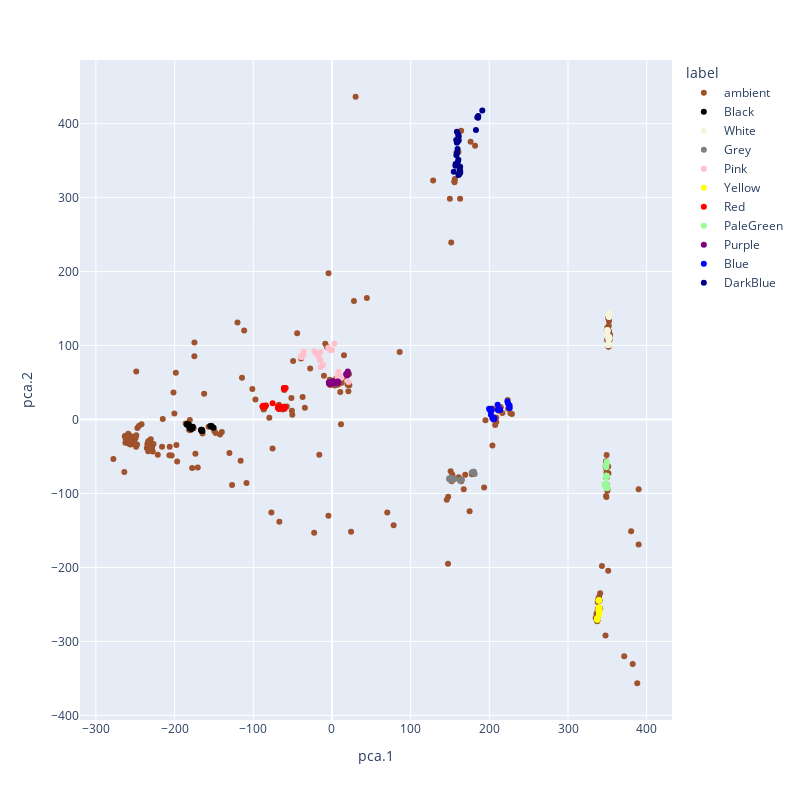

The notebook cell this image was saved under:
### Code cell
def pca_transform_2d(data, columns = ['r', 'g', 'b']):
    from sklearn.decomposition import PCA
  
    pca = PCA(2)
    data = data.dropna(subset=columns)
    
    X = data[columns]
    dd = pca.fit_transform(X)
    df = pandas.DataFrame(dd, columns=['pca.1', 'pca.2'], index=data.index)
    return df

def plot_colors_2d(data, color_map={}):

    pca_data = pca_transform_2d(data)
    modded = pandas.merge(data, pca_data, right_index=True, left_index=True).reset_index()
    
    import plotly.express
    # FIXME: plot with (approximately) correct colors
    fig = plotly.express.scatter(modded, x='pca.1', y='pca.2',
                                 color='label',
                                 hover_data=['filename'],
                                 color_discrete_map=color_map,
                                 height=800, width=800)
    return fig

fig = plot_colors_2d(labeled_data, color_map=cards_color_map)
fig

### Figure 1 — Plotly figure (JSON) as saved in the notebook; plotly's stock layout.template omitted (floating-point values rounded to 4 significant figures; data arrays with more than 128 entries replaced by an {"elided": "..."} marker saying what was removed)
{"data": [{"customdata": {"elided": "451x1 str values"}, "hovertemplate": "label=ambient<br>pca.1=%{x}<br>pca.2=%{y}<br>filename=%{customdata[0]}<extra></extra>", "legendgroup": "ambient", "marker": {"color": "Sienna", "symbol": "circle"}, "mode": "markers", "name": "ambient", "orientation": "v", "showlegend": true, "type": "scatter", "visible": true, "x": {"elided": "451 float values"}, "xaxis": "x", "y": {"elided": "451 float values"}, "yaxis": "y"}, {"customdata": [["cards-2hz-100ms-2.csv"], ["cards-2hz-100ms-2.csv"], ["cards-2hz-100ms-2.csv"], ["cards-2hz-100ms-2.csv"], ["cards-2hz-100ms-2.csv"], ["cards-2hz-100ms-5.csv"], ["cards-2hz-100ms-5.csv"], ["cards-2hz-100ms-5.csv"], ["cards-2hz-100ms-5.csv"], ["cards-2hz-100ms-5.csv"], ["cards-2hz-100ms-5.csv"], ["cards-2hz-100ms-5.csv"], ["cards-2hz-100ms-3.csv"], ["cards-2hz-100ms-3.csv"], ["cards-2hz-100ms-3.csv"], ["cards-2hz-100ms-3.csv"], ["cards-2hz-100ms-3.csv"], ["cards-2hz-100ms-3.csv"], ["cards-2hz-100ms-3.csv"], ["cards-2hz-100ms-3.csv"], ["cards-2hz-100ms-4.csv"], ["cards-2hz-100ms-4.csv"], ["cards-2hz-100ms-4.csv"], ["cards-2hz-100ms-4.csv"], ["cards-2hz-100ms-4.csv"], ["cards-2hz-100ms-4.csv"], ["cards-2hz-100ms-4.csv"], ["cards-2hz-100ms-4.csv"], ["cards-2hz-100ms-4.csv"]], "hovertemplate": "label=Black<br>pca.1=%{x}<br>pca.2=%{y}<br>filename=%{customdata[0]}<extra></extra>", "legendgroup": "Black", "marker": {"color": "Black", "symbol": "circle"}, "mode": "markers", "name": "Black", "orientation": "v", "showlegend": true, "type": "scatter", "x": [-150.5, -153.1, -153.1, -154.7, -153.1, -164.7, -165.8, -165.4, -165.4, -166.3, -165.8, -166.3, -182.0, -184.1, -182.0, -183.5, -183.6, -184.5, -184.4, -183.0, -180.6, -178.6, -179.2, -179.1, -178.3, -179.0, -178.2, -177.6, -176.8], "xaxis": "x", "y": [-11.02, -9.565, -9.565, -8.676, -9.565, -15.47, -13.72, -15.07, -15.07, -14.59, -13.72, -14.59, -7.889, -6.762, -6.781, -7.082, -7.0, -6.514, -6.597, -6.212, -12.21, -11.03, -11.82, -11.9, -12.31, -11.99, -12.39, -11.6, -9.874], "yaxis": "y"}, {"customdata": [["cards-2hz-100ms-2.csv"], ["cards-2hz-100ms-2.csv"], ["cards-2hz-100ms-2.csv"], ["cards-2hz-100ms-2.csv"], ["cards-2hz-100ms-2.csv"], ["cards-2hz-100ms-2.csv"], ["cards-2hz-100ms-5.csv"], ["cards-2hz-100ms-5.csv"], ["cards-2hz-100ms-5.csv"], ["cards-2hz-100ms-5.csv"], ["cards-2hz-100ms-5.csv"], ["cards-2hz-100ms-5.csv"], ["cards-2hz-100ms-3.csv"], ["cards-2hz-100ms-3.csv"], ["cards-2hz-100ms-3.csv"], ["cards-2hz-100ms-3.csv"], ["cards-2hz-100ms-3.csv"], ["cards-2hz-100ms-3.csv"], ["cards-2hz-100ms-3.csv"], ["cards-2hz-100ms-4.csv"], ["cards-2hz-100ms-4.csv"], ["cards-2hz-100ms-4.csv"], ["cards-2hz-100ms-4.csv"], ["cards-2hz-100ms-4.csv"], ["cards-2hz-100ms-4.csv"], ["cards-2hz-100ms-4.csv"]], "hovertemplate": "label=White<br>pca.1=%{x}<br>pca.2=%{y}<br>filename=%{customdata[0]}<extra></extra>", "legendgroup": "White", "marker": {"color": "Beige", "symbol": "circle"}, "mode": "markers", "name": "White", "orientation": "v", "showlegend": true, "type": "scatter", "x": [352.2, 352.2, 352.2, 352.2, 352.2, 351.7, 349.8, 350.0, 350.5, 349.9, 350.0, 349.9, 352.4, 352.6, 351.8, 352.4, 351.2, 352.2, 351.3, 351.1, 351.3, 351.4, 351.4, 351.8, 351.8, 351.3], "xaxis": "x", "y": [139.0, 139.0, 139.0, 141.3, 141.3, 143.9, 121.0, 119.7, 120.6, 119.8, 119.7, 115.2, 109.3, 111.4, 111.9, 109.3, 108.8, 110.6, 111.0, 100.9, 100.7, 102.9, 102.9, 101.6, 101.6, 100.7], "yaxis": "y"}, {"customdata": [["cards-2hz-100ms-2.csv"], ["cards-2hz-100ms-2.csv"], ["cards-2hz-100ms-2.csv"], ["cards-2hz-100ms-2.csv"], ["cards-2hz-100ms-2.csv"], ["cards-2hz-100ms-2.csv"], ["cards-2hz-100ms-5.csv"], ["cards-2hz-100ms-5.csv"], ["cards-2hz-100ms-5.csv"], ["cards-2hz-100ms-5.csv"], ["cards-2hz-100ms-5.csv"], ["cards-2hz-100ms-5.csv"], ["cards-2hz-100ms-3.csv"], ["cards-2hz-100ms-3.csv"], ["cards-2hz-100ms-3.csv"], ["cards-2hz-100ms-3.csv"], ["cards-2hz-100ms-3.csv"], ["cards-2hz-100ms-3.csv"], ["cards-2hz-100ms-3.csv"], ["cards-2hz-100ms-3.csv"], ["cards-2hz-100ms-3.csv"], ["cards-2hz-100ms-4.csv"], ["cards-2hz-100ms-4.csv"], ["cards-2hz-100ms-4.csv"], ["cards-2hz-100ms-4.csv"], ["cards-2hz-100ms-4.csv"], ["cards-2hz-100ms-4.csv"], ["cards-2hz-100ms-4.csv"]], "hovertemplate": "label=Grey<br>pca.1=%{x}<br>pca.2=%{y}<br>filename=%{customdata[0]}<extra></extra>", "legendgroup": "Grey", "marker": {"color": "Grey", "symbol": "circle"}, "mode": "markers", "name": "Grey", "orientation": "v", "showlegend": true, "type": "scatter", "x": [177.7, 179.4, 181.4, 179.3, 179.9, 179.4, 164.7, 162.8, 163.3, 163.1, 164.1, 162.8, 149.2, 149.3, 150.6, 150.6, 150.7, 151.1, 151.1, 151.2, 156.1, 150.8, 151.2, 150.3, 150.3, 150.2, 152.0, 149.1], "xaxis": "x", "y": [-71.5, -71.37, -73.61, -71.29, -70.5, -71.37, -81.31, -82.56, -81.69, -81.53, -82.1, -82.56, -80.5, -80.59, -80.12, -80.12, -80.2, -79.25, -79.25, -79.33, -79.87, -80.28, -81.64, -81.15, -81.15, -81.07, -82.13, -79.31], "yaxis": "y"}, {"customdata": [["cards-2hz-100ms-2.csv"], ["cards-2hz-100ms-2.csv"], ["cards-2hz-100ms-2.csv"], ["cards-2hz-100ms-2.csv"], ["cards-2hz-100ms-2.csv"], ["cards-2hz-100ms-2.csv"], ["cards-2hz-100ms-5.csv"], ["cards-2hz-100ms-5.csv"], ["cards-2hz-100ms-5.csv"], ["cards-2hz-100ms-5.csv"], ["cards-2hz-100ms-5.csv"], ["cards-2hz-100ms-5.csv"], ["cards-2hz-100ms-5.csv"], ["cards-2hz-100ms-3.csv"], ["cards-2hz-100ms-3.csv"], ["cards-2hz-100ms-3.csv"], ["cards-2hz-100ms-3.csv"], ["cards-2hz-100ms-3.csv"], ["cards-2hz-100ms-3.csv"], ["cards-2hz-100ms-3.csv"], ["cards-2hz-100ms-3.csv"], ["cards-2hz-100ms-4.csv"], ["cards-2hz-100ms-4.csv"], ["cards-2hz-100ms-4.csv"], ["cards-2hz-100ms-4.csv"], ["cards-2hz-100ms-4.csv"], ["cards-2hz-100ms-4.csv"], ["cards-2hz-100ms-4.csv"], ["cards-2hz-100ms-4.csv"]], "hovertemplate": "label=Pink<br>pca.1=%{x}<br>pca.2=%{y}<br>filename=%{customdata[0]}<extra></extra>", "legendgroup": "Pink", "marker": {"color": "Pink", "symbol": "circle"}, "mode": "markers", "name": "Pink", "orientation": "v", "showlegend": true, "type": "scatter", "x": [-4.922, -1.219, -2.943, -3.059, 0.1366, 3.078, -36.26, -38.11, -37.74, -39.96, -39.09, -39.09, -36.02, 7.124, 7.609, 8.348, 8.478, 12.28, 10.7, 7.862, 21.05, -14.6, -11.53, -14.74, -15.85, -17.33, -18.94, -22.27, -14.64], "xaxis": "x", "y": [97.02, 93.8, 94.77, 94.85, 94.18, 102.8, 87.6, 86.35, 84.99, 85.1, 84.61, 84.61, 92.06, 56.31, 54.87, 60.19, 64.73, 56.81, 56.59, 61.63, 50.76, 70.76, 73.58, 79.98, 81.74, 87.16, 88.05, 92.22, 91.35], "yaxis": "y"}, {"customdata": [["cards-2hz-100ms-2.csv"], ["cards-2hz-100ms-2.csv"], ["cards-2hz-100ms-2.csv"], ["cards-2hz-100ms-2.csv"], ["cards-2hz-100ms-2.csv"], ["cards-2hz-100ms-5.csv"], ["cards-2hz-100ms-5.csv"], ["cards-2hz-100ms-5.csv"], ["cards-2hz-100ms-5.csv"], ["cards-2hz-100ms-5.csv"], ["cards-2hz-100ms-5.csv"], ["cards-2hz-100ms-3.csv"], ["cards-2hz-100ms-3.csv"], ["cards-2hz-100ms-3.csv"], ["cards-2hz-100ms-3.csv"], ["cards-2hz-100ms-3.csv"], ["cards-2hz-100ms-3.csv"], ["cards-2hz-100ms-3.csv"], ["cards-2hz-100ms-4.csv"], ["cards-2hz-100ms-4.csv"], ["cards-2hz-100ms-4.csv"], ["cards-2hz-100ms-4.csv"], ["cards-2hz-100ms-4.csv"], ["cards-2hz-100ms-4.csv"], ["cards-2hz-100ms-4.csv"]], "hovertemplate": "label=Yellow<br>pca.1=%{x}<br>pca.2=%{y}<br>filename=%{customdata[0]}<extra></extra>", "legendgroup": "Yellow", "marker": {"color": "Yellow", "symbol": "circle"}, "mode": "markers", "name": "Yellow", "orientation": "v", "showlegend": true, "type": "scatter", "x": [338.8, 339.4, 339.3, 339.3, 339.3, 337.4, 337.4, 337.1, 337.1, 337.0, 336.9, 340.2, 339.7, 339.8, 339.2, 339.0, 339.5, 338.7, 339.5, 339.0, 340.1, 339.0, 339.8, 339.4, 339.5], "xaxis": "x", "y": [-245.1, -244.3, -244.2, -244.2, -244.2, -268.3, -270.6, -270.4, -270.4, -269.3, -269.2, -258.4, -256.9, -259.3, -260.1, -258.8, -258.0, -257.6, -263.7, -256.5, -253.7, -254.2, -254.7, -255.6, -261.4], "yaxis": "y"}, {"customdata": [["cards-2hz-100ms-2.csv"], ["cards-2hz-100ms-2.csv"], ["cards-2hz-100ms-2.csv"], ["cards-2hz-100ms-2.csv"], ["cards-2hz-100ms-2.csv"], ["cards-2hz-100ms-5.csv"], ["cards-2hz-100ms-5.csv"], ["cards-2hz-100ms-5.csv"], ["cards-2hz-100ms-5.csv"], ["cards-2hz-100ms-5.csv"], ["cards-2hz-100ms-5.csv"], ["cards-2hz-100ms-5.csv"], ["cards-2hz-100ms-3.csv"], ["cards-2hz-100ms-3.csv"], ["cards-2hz-100ms-3.csv"], ["cards-2hz-100ms-3.csv"], ["cards-2hz-100ms-3.csv"], ["cards-2hz-100ms-3.csv"], ["cards-2hz-100ms-3.csv"], ["cards-2hz-100ms-3.csv"], ["cards-2hz-100ms-4.csv"], ["cards-2hz-100ms-4.csv"], ["cards-2hz-100ms-4.csv"], ["cards-2hz-100ms-4.csv"], ["cards-2hz-100ms-4.csv"], ["cards-2hz-100ms-4.csv"], ["cards-2hz-100ms-4.csv"], ["cards-2hz-100ms-4.csv"]], "hovertemplate": "label=Red<br>pca.1=%{x}<br>pca.2=%{y}<br>filename=%{customdata[0]}<extra></extra>", "legendgroup": "Red", "marker": {"color": "Red", "symbol": "circle"}, "mode": "markers", "name": "Red", "orientation": "v", "showlegend": true, "type": "scatter", "x": [-60.01, -60.99, -60.01, -60.87, -60.25, -60.33, -61.08, -60.33, -60.83, -60.33, -60.22, -58.86, -66.47, -67.58, -67.45, -68.06, -67.71, -66.97, -68.81, -75.47, -84.7, -84.09, -85.45, -85.94, -87.78, -88.16, -88.16, -86.43], "xaxis": "x", "y": [16.66, 17.23, 16.66, 17.15, 14.52, 42.21, 42.62, 42.21, 41.34, 42.21, 42.13, 42.51, 15.87, 14.21, 16.44, 15.65, 17.71, 15.0, 16.05, 22.08, 18.12, 18.91, 18.53, 17.66, 18.71, 17.76, 17.76, 16.79], "yaxis": "y"}, {"customdata": [["cards-2hz-100ms-2.csv"], ["cards-2hz-100ms-2.csv"], ["cards-2hz-100ms-2.csv"], ["cards-2hz-100ms-2.csv"], ["cards-2hz-100ms-5.csv"], ["cards-2hz-100ms-5.csv"], ["cards-2hz-100ms-5.csv"], ["cards-2hz-100ms-5.csv"], ["cards-2hz-100ms-5.csv"], ["cards-2hz-100ms-5.csv"], ["cards-2hz-100ms-5.csv"], ["cards-2hz-100ms-5.csv"], ["cards-2hz-100ms-3.csv"], ["cards-2hz-100ms-3.csv"], ["cards-2hz-100ms-3.csv"], ["cards-2hz-100ms-3.csv"], ["cards-2hz-100ms-3.csv"], ["cards-2hz-100ms-3.csv"], ["cards-2hz-100ms-3.csv"], ["cards-2hz-100ms-3.csv"], ["cards-2hz-100ms-4.csv"], ["cards-2hz-100ms-4.csv"], ["cards-2hz-100ms-4.csv"], ["cards-2hz-100ms-4.csv"], ["cards-2hz-100ms-4.csv"], ["cards-2hz-100ms-4.csv"], ["cards-2hz-100ms-4.csv"]], "hovertemplate": "label=PaleGreen<br>pca.1=%{x}<br>pca.2=%{y}<br>filename=%{customdata[0]}<extra></extra>", "legendgroup": "PaleGreen", "marker": {"color": "PaleGreen", "symbol": "circle"}, "mode": "markers", "name": "PaleGreen", "orientation": "v", "showlegend": true, "type": "scatter", "x": [348.5, 349.0, 348.1, 349.2, 348.6, 348.9, 349.4, 348.6, 348.6, 348.7, 348.9, 348.7, 350.4, 349.9, 349.8, 349.5, 349.0, 349.0, 349.0, 348.8, 347.7, 347.1, 347.5, 346.7, 347.0, 346.7, 346.6], "xaxis": "x", "y": [-64.65, -61.47, -60.98, -57.02, -76.0, -77.36, -76.49, -76.0, -76.0, -76.09, -77.36, -78.4, -91.93, -92.8, -92.71, -91.36, -92.23, -92.23, -92.23, -87.62, -89.28, -88.96, -88.01, -87.6, -88.88, -87.6, -87.52], "yaxis": "y"}, {"customdata": [["cards-2hz-100ms-2.csv"], ["cards-2hz-100ms-2.csv"], ["cards-2hz-100ms-2.csv"], ["cards-2hz-100ms-2.csv"], ["cards-2hz-100ms-2.csv"], ["cards-2hz-100ms-2.csv"], ["cards-2hz-100ms-5.csv"], ["cards-2hz-100ms-5.csv"], ["cards-2hz-100ms-5.csv"], ["cards-2hz-100ms-5.csv"], ["cards-2hz-100ms-5.csv"], ["cards-2hz-100ms-5.csv"], ["cards-2hz-100ms-5.csv"], ["cards-2hz-100ms-3.csv"], ["cards-2hz-100ms-3.csv"], ["cards-2hz-100ms-3.csv"], ["cards-2hz-100ms-3.csv"], ["cards-2hz-100ms-3.csv"], ["cards-2hz-100ms-3.csv"], ["cards-2hz-100ms-3.csv"], ["cards-2hz-100ms-3.csv"], ["cards-2hz-100ms-4.csv"], ["cards-2hz-100ms-4.csv"], ["cards-2hz-100ms-4.csv"], ["cards-2hz-100ms-4.csv"], ["cards-2hz-100ms-4.csv"], ["cards-2hz-100ms-4.csv"], ["cards-2hz-100ms-4.csv"], ["cards-2hz-100ms-4.csv"], ["cards-2hz-100ms-4.csv"]], "hovertemplate": "label=Purple<br>pca.1=%{x}<br>pca.2=%{y}<br>filename=%{customdata[0]}<extra></extra>", "legendgroup": "Purple", "marker": {"color": "Purple", "symbol": "circle"}, "mode": "markers", "name": "Purple", "orientation": "v", "showlegend": true, "type": "scatter", "x": [19.24, 18.01, 19.73, 18.87, 19.48, 20.09, 7.48, 6.125, 7.734, 7.85, 7.85, 6.871, 6.495, -2.492, -3.847, -3.963, -3.593, -3.709, -2.731, -2.731, -2.846, 1.342, 2.204, 1.712, 2.089, 1.712, 2.089, -0.01314, 1.712, 2.313], "xaxis": "x", "y": [59.65, 61.49, 60.52, 61.01, 61.79, 64.89, 51.51, 51.13, 50.24, 50.16, 50.16, 50.73, 49.77, 50.26, 49.88, 49.96, 48.61, 48.69, 48.12, 48.12, 48.2, 51.58, 51.1, 50.23, 51.18, 50.23, 51.18, 51.2, 50.23, 48.71], "yaxis": "y"}, {"customdata": [["cards-2hz-100ms-2.csv"], ["cards-2hz-100ms-2.csv"], ["cards-2hz-100ms-2.csv"], ["cards-2hz-100ms-2.csv"], ["cards-2hz-100ms-2.csv"], ["cards-2hz-100ms-5.csv"], ["cards-2hz-100ms-5.csv"], ["cards-2hz-100ms-5.csv"], ["cards-2hz-100ms-5.csv"], ["cards-2hz-100ms-5.csv"], ["cards-2hz-100ms-5.csv"], ["cards-2hz-100ms-5.csv"], ["cards-2hz-100ms-3.csv"], ["cards-2hz-100ms-3.csv"], ["cards-2hz-100ms-3.csv"], ["cards-2hz-100ms-3.csv"], ["cards-2hz-100ms-3.csv"], ["cards-2hz-100ms-3.csv"], ["cards-2hz-100ms-3.csv"], ["cards-2hz-100ms-3.csv"], ["cards-2hz-100ms-4.csv"], ["cards-2hz-100ms-4.csv"], ["cards-2hz-100ms-4.csv"], ["cards-2hz-100ms-4.csv"], ["cards-2hz-100ms-4.csv"], ["cards-2hz-100ms-4.csv"], ["cards-2hz-100ms-4.csv"], ["cards-2hz-100ms-4.csv"], ["cards-2hz-100ms-4.csv"]], "hovertemplate": "label=Blue<br>pca.1=%{x}<br>pca.2=%{y}<br>filename=%{customdata[0]}<extra></extra>", "legendgroup": "Blue", "marker": {"color": "Blue", "symbol": "circle"}, "mode": "markers", "name": "Blue", "orientation": "v", "showlegend": true, "type": "scatter", "x": [225.9, 225.2, 225.7, 223.7, 223.0, 213.6, 213.0, 212.8, 212.4, 210.9, 211.4, 210.6, 205.7, 205.7, 205.7, 206.3, 205.7, 203.9, 206.2, 202.0, 202.7, 202.2, 201.4, 201.7, 202.6, 201.7, 200.8, 201.6, 199.6], "xaxis": "x", "y": [15.68, 16.09, 19.27, 21.51, 24.22, 13.51, 12.72, 14.0, 13.04, 12.74, 13.61, 19.82, 0.8736, 0.8736, 0.8736, 1.661, 0.8736, 1.845, 1.744, 6.399, 14.03, 13.16, 13.65, 12.29, 11.8, 12.29, 12.86, 12.37, 14.62], "yaxis": "y"}, {"customdata": [["cards-2hz-100ms-2.csv"], ["cards-2hz-100ms-2.csv"], ["cards-2hz-100ms-2.csv"], ["cards-2hz-100ms-2.csv"], ["cards-2hz-100ms-2.csv"], ["cards-2hz-100ms-5.csv"], ["cards-2hz-100ms-5.csv"], ["cards-2hz-100ms-5.csv"], ["cards-2hz-100ms-5.csv"], ["cards-2hz-100ms-5.csv"], ["cards-2hz-100ms-5.csv"], ["cards-2hz-100ms-5.csv"], ["cards-2hz-100ms-3.csv"], ["cards-2hz-100ms-3.csv"], ["cards-2hz-100ms-3.csv"], ["cards-2hz-100ms-3.csv"], ["cards-2hz-100ms-3.csv"], ["cards-2hz-100ms-3.csv"], ["cards-2hz-100ms-3.csv"], ["cards-2hz-100ms-3.csv"], ["cards-2hz-100ms-4.csv"], ["cards-2hz-100ms-4.csv"], ["cards-2hz-100ms-4.csv"], ["cards-2hz-100ms-4.csv"], ["cards-2hz-100ms-4.csv"], ["cards-2hz-100ms-4.csv"], ["cards-2hz-100ms-4.csv"], ["cards-2hz-100ms-4.csv"]], "hovertemplate": "label=DarkBlue<br>pca.1=%{x}<br>pca.2=%{y}<br>filename=%{customdata[0]}<extra></extra>", "legendgroup": "DarkBlue", "marker": {"color": "DarkBlue", "symbol": "circle"}, "mode": "markers", "name": "DarkBlue", "orientation": "v", "showlegend": true, "type": "scatter", "x": [183.0, 184.7, 185.7, 185.9, 191.0, 160.7, 161.5, 162.9, 162.6, 163.0, 162.3, 162.9, 154.9, 157.0, 157.1, 160.0, 160.6, 158.2, 158.9, 159.7, 158.8, 157.9, 161.0, 160.6, 161.1, 160.4, 160.4, 158.8], "xaxis": "x", "y": [391.3, 408.7, 408.1, 410.3, 417.6, 330.5, 331.2, 333.8, 335.2, 336.1, 338.8, 341.9, 335.0, 343.0, 345.3, 348.2, 351.3, 357.3, 360.3, 365.6, 374.1, 378.0, 377.4, 376.5, 383.1, 380.1, 385.8, 389.0], "yaxis": "y"}], "layout": {"height": 800, "legend": {"title": {"text": "label"}, "tracegroupgap": 0}, "margin": {"t": 60}, "width": 800, "xaxis": {"anchor": "y", "autorange": true, "domain": [0, 1], "range": [-320.3, 432.2], "title": {"text": "pca.1"}, "type": "linear"}, "yaxis": {"anchor": "x", "autorange": true, "domain": [0, 1], "range": [-406.2, 486.0], "title": {"text": "pca.2"}, "type": "linear"}}}
